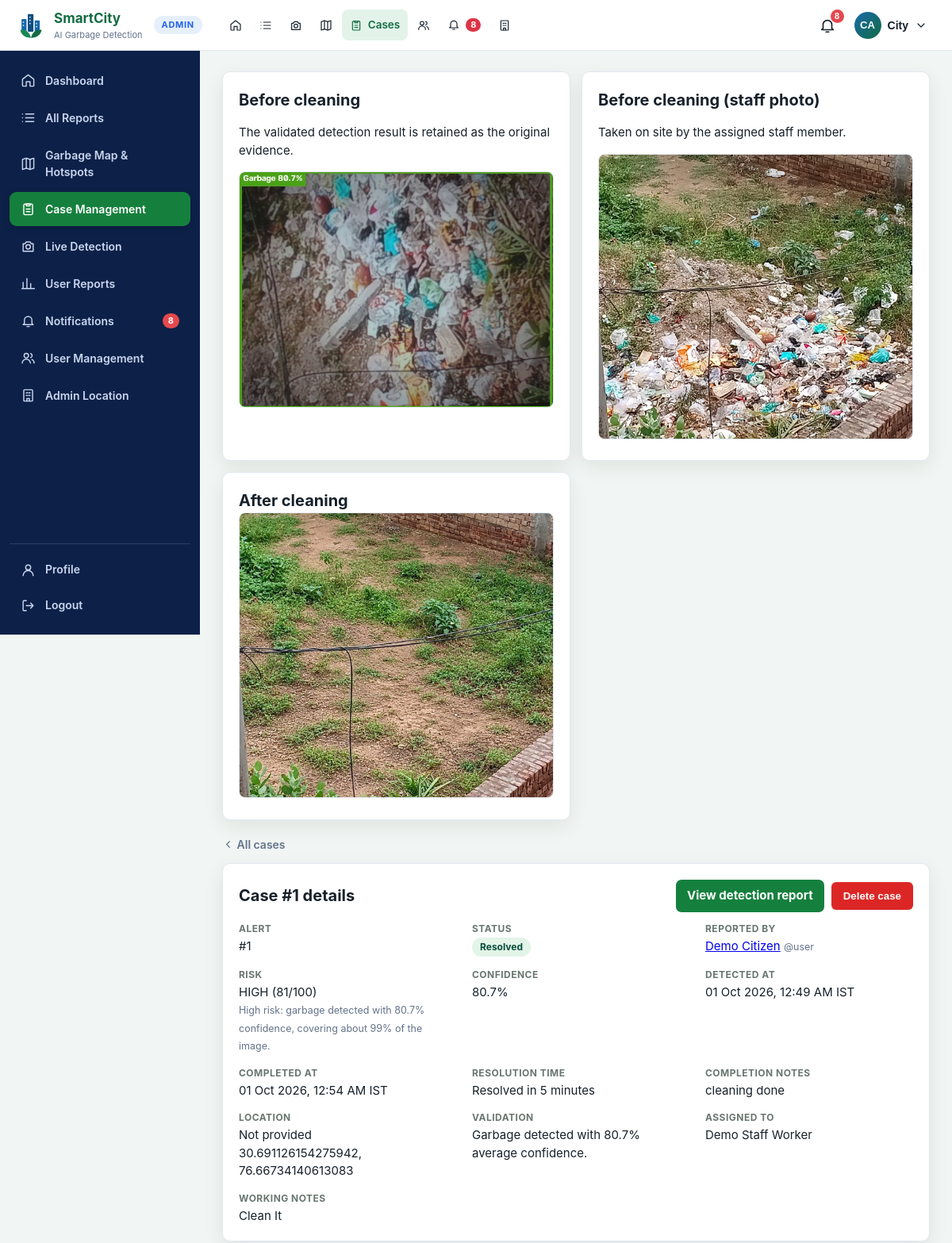
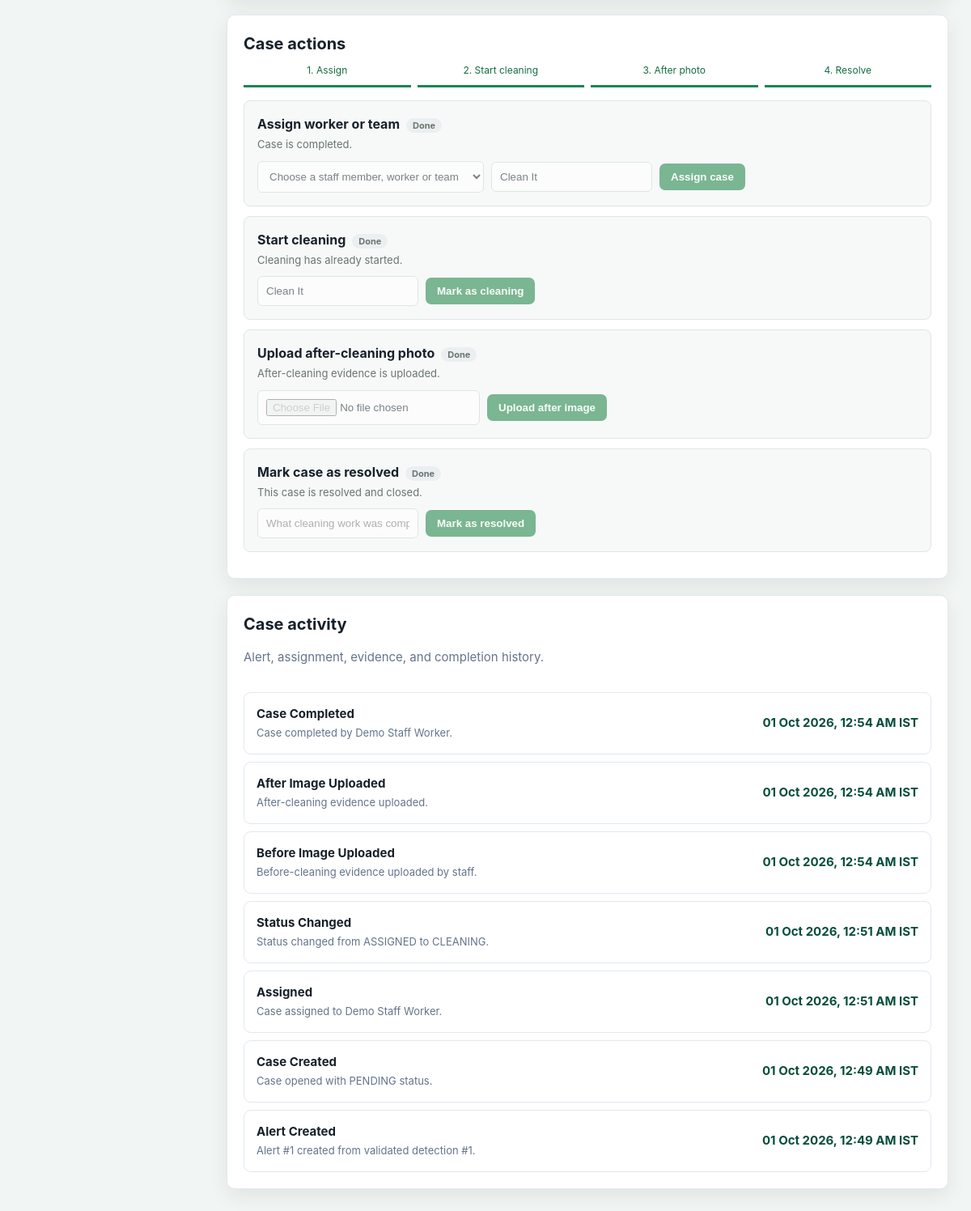
The page /admin/cases/1 (signed in) on the database its author committed (2 pictures, top to bottom).
### tables this page shows
CREATE TABLE users (
    id INTEGER PRIMARY KEY AUTOINCREMENT,
    username TEXT NOT NULL UNIQUE COLLATE NOCASE,
    email TEXT UNIQUE COLLATE NOCASE,
    full_name TEXT NOT NULL,
    phone TEXT,
    password_hash TEXT NOT NULL,
    role TEXT NOT NULL DEFAULT 'user' CHECK(role IN ('admin', 'user', 'staff')),
    is_active INTEGER NOT NULL DEFAULT 1,
    created_at TEXT NOT NULL DEFAULT CURRENT_TIMESTAMP,
    last_login_at TEXT
);

CREATE TABLE detections (
    id INTEGER PRIMARY KEY AUTOINCREMENT,
    created_at TEXT NOT NULL DEFAULT CURRENT_TIMESTAMP,
    detection_count INTEGER NOT NULL,
    confidence REAL,
    image_path TEXT NOT NULL,
    result_path TEXT NOT NULL,
    latitude REAL,
    longitude REAL,
    address TEXT,
    source TEXT NOT NULL CHECK(source IN ('upload', 'camera'))
, image_hash TEXT, box_area_ratio REAL, is_valid INTEGER NOT NULL DEFAULT 1, validation_reason TEXT, is_duplicate INTEGER NOT NULL DEFAULT 0, duplicate_reason TEXT, risk_level TEXT, risk_score INTEGER, risk_reason TEXT, user_id INTEGER);

CREATE TABLE cases (
    id INTEGER PRIMARY KEY AUTOINCREMENT,
    alert_id INTEGER NOT NULL UNIQUE REFERENCES alerts(id),
    detection_id INTEGER NOT NULL UNIQUE REFERENCES detections(id),
    status TEXT NOT NULL DEFAULT 'PENDING' CHECK(status IN ('PENDING', 'ASSIGNED', 'CLEANING', 'COMPLETED')),
    assignee_id INTEGER REFERENCES assignees(id),
    notes TEXT,
    created_at TEXT NOT NULL DEFAULT CURRENT_TIMESTAMP,
    updated_at TEXT NOT NULL DEFAULT CURRENT_TIMESTAMP
, before_image_path TEXT, started_at TEXT, after_image_path TEXT, completed_at TEXT, completion_notes TEXT, resolution_minutes INTEGER);

CREATE TABLE alerts (
    id INTEGER PRIMARY KEY AUTOINCREMENT,
    detection_id INTEGER NOT NULL UNIQUE REFERENCES detections(id),
    created_at TEXT NOT NULL DEFAULT CURRENT_TIMESTAMP,
    status TEXT NOT NULL DEFAULT 'PENDING',
    risk_level TEXT,
    risk_score INTEGER,
    confidence REAL,
    latitude REAL,
    longitude REAL,
    address TEXT
);

CREATE TABLE assignees (
    id INTEGER PRIMARY KEY AUTOINCREMENT,
    name TEXT NOT NULL UNIQUE,
    kind TEXT NOT NULL CHECK(kind IN ('WORKER', 'TEAM')),
    is_demo INTEGER NOT NULL DEFAULT 1
, user_id INTEGER);

CREATE TABLE case_events (
    id INTEGER PRIMARY KEY AUTOINCREMENT,
    case_id INTEGER NOT NULL REFERENCES cases(id),
    event_type TEXT NOT NULL,
    message TEXT NOT NULL,
    created_at TEXT NOT NULL DEFAULT CURRENT_TIMESTAMP
);

### app/main.py (the view)
    @app.get("/admin/cases/<int:case_id>")
    @admin_required
    def case_detail(case_id):
        case = db.get_case(app.config["DATABASE"], case_id)
        if case is None:
            abort(404)
        detection = db.get_detection(app.config["DATABASE"], case["detection_id"])
        return render_template(
            "case_detail.html",
            case=case,
            reporter=db.get_user(app.config["DATABASE"], detection["user_id"]) if detection else None,
            assignees=db.list_assignees(app.config["DATABASE"]),
            events=db.list_case_events(app.config["DATABASE"], case_id),
            issues=db.list_case_issues(app.config["DATABASE"], case_id),
        )

### app/templates/case_detail.html (shortened to what this page needs)
{% extends 'admin_base.html' %}{% from '_icons.html' import icon %}
{% block content %}
<section class="evidence-grid">
  <div class="panel result-image"><h2>Before cleaning</h2><p>The validated detection result is retained as the original evidence.</p><img src="{{ url_for('static', filename=case['result_path']) }}" alt="Garbage before cleaning for case {{ case['id'] }}"></div>
  {% if case['before_image_path'] %}<div class="panel result-image"><h2>Before cleaning (staff photo)</h2><p>Taken on site by the assigned staff member.</p><img src="{{ url_for('static', filename=case['before_image_path']) }}" alt="Staff before-cleaning evidence for case {{ case['id'] }}"></div>{% endif %}
  <div class="panel result-image"><h2>After cleaning</h2>{% if case['after_image_path'] %}<img src="{{ url_for('static', filename=case['after_image_path']) }}" alt="After-cleaning evidence for case {{ case['id'] }}">{% else %}<div class="empty compact"><b>Not uploaded yet</b><p>Upload a valid after-cleaning image before completing this case.</p></div>{% endif %}</div>
</section>
<div class="crumbs"><a href="{{ url_for('cases') }}">{{ icon('back', 15) }} All cases</a></div>
<section class="panel case-summary"><div class="panel-heading"><h2>Case #{{ case['id'] }} details</h2><div class="actions"><a class="button" href="{{ url_for('report', detection_id=case['detection_id']) }}">View detection report</a><form method="post" action="{{ url_for('delete_case', case_id=case['id']) }}" data-confirm="Delete Case #{{ case['id'] }} and its report? This cannot be undone."><button class="danger" type="submit">Delete case</button></form></div></div><dl class="case-dl"><div class="cd"><dt>Alert</dt><dd>#{{ case['alert_id'] }}</dd></div><div class="cd"><dt>Status</dt><dd><span class="pill {{ case['status']|status_class }}">{{ case['status']|status_label }}</span></dd></div><div class="cd"><dt>Reported by</dt><dd>{% if reporter %}<a href="{{ url_for('admin_reports', user=reporter['id']) }}">{{ reporter['full_name'] }}</a> <small>@{{ reporter['username'] }}</small>{% else %}Unknown / deleted account{% endif %}</dd></div><div class="cd"><dt>Risk</dt><dd>{{ case['risk_level'] }} ({{ case['risk_score'] }}/100)<br><small>{{ case['risk_reason'] }}</small></dd></div><div class="cd"><dt>Confidence</dt><dd>{{ case['confidence']|percent }}</dd></div><div class="cd"><dt>Detected at</dt><dd>{{ case['created_at']|india_datetime }}</dd></div>{% if case['completed_at'] %}<div class="cd"><dt>Completed at</dt><dd>{{ case['completed_at']|india_datetime }}</dd></div><div class="cd"><dt>Resolution time</dt><dd>Resolved in {{ case['resolution_minutes']|duration }}</dd></div><div class="cd"><dt>Completion notes</dt><dd>{{ case['completion_notes'] }}</dd></div>{% endif %}<div class="cd"><dt>Location</dt><dd>{{ case['address'] or 'Not provided' }}{% if case['latitude'] is not none %}<br>{{ case['latitude'] }}, {{ case['longitude'] }}{% endif %}</dd></div><div class="cd"><dt>Validation</dt><dd>{{ case['validation_reason'] }}</dd></div>{% if case['is_duplicate'] %}<div class="cd"><dt>Repeated location</dt><dd>{{ case['duplicate_reason'] }}</dd></div>{% endif %}<div class="cd"><dt>Assigned to</dt><dd>{{ case['assignee_name'] or 'Unassigned' }}</dd></div><div class="cd"><dt>Working notes</dt><dd>{{ case['notes'] or 'None' }}</dd></div></dl></section>
{% set st = case['status'] %}
{% set has_after = case['after_image_path'] %}
<section class="panel">
  <h2>Case actions</h2>
  <ol class="wf-steps">
    <li class="{{ 'done' if st != 'PENDING' else 'current' }}">1. Assign</li>
    <li class="{{ 'done' if st in ['CLEANING','COMPLETED'] else ('current' if st == 'ASSIGNED' else '') }}">2. Start cleaning</li>
    <li class="{{ 'done' if has_after else ('current' if st == 'CLEANING' else '') }}">3. After photo</li>
    <li class="{{ 'done' if st == 'COMPLETED' else ('current' if st == 'CLEANING' and has_after else '') }}">4. Resolve</li>
  </ol>
  <div class="wf-step {{ 'active' if st in ['PENDING','ASSIGNED'] else 'locked' }}">
    <h3>Assign worker or team{% if st in ['PENDING','ASSIGNED'] %}<span class="wf-badge">{{ 'Reassign' if st == 'ASSIGNED' else 'Do this now' }}</span>{% else %}<span class="wf-badge locked">{{ 'Done' if st != 'PENDING' else '' }}</span>{% endif %}</h3>
    <p class="hint">{% if st == 'COMPLETED' %}Case is completed.{% elif st == 'CLEANING' %}Assignment is locked once cleaning has started.{% else %}Choose who will clean this location.{% endif %}</p>
    <form method="post" action="{{ url_for('assign_case', case_id=case['id']) }}"><fieldset {% if st not in ['PENDING','ASSIGNED'] %}disabled{% endif %}>
      <select name="assignee_id" required><option value="">Choose a staff member, worker or team</option></select>
      <input name="notes" maxlength="1000" value="{{ case['notes'] or '' }}" placeholder="Assignment notes">
      <button class="button" type="submit">Assign case</button>
    </fieldset></form>
  </div>
  <div class="wf-step {{ 'active' if st == 'ASSIGNED' else 'locked' }}">
    <h3>Start cleaning{% if st == 'ASSIGNED' %}<span class="wf-badge">Do this now</span>{% elif st in ['CLEANING','COMPLETED'] %}<span class="wf-badge locked">Done</span>{% else %}<span class="wf-badge locked">Locked</span>{% endif %}</h3>
    <p class="hint">{% if st == 'PENDING' %}Assign a worker or team first.{% elif st == 'ASSIGNED' %}Mark the case as cleaning when work begins.{% else %}Cleaning has already started.{% endif %}</p>
    <form method="post" action="{{ url_for('update_case_status', case_id=case['id']) }}"><fieldset {% if st != 'ASSIGNED' %}disabled{% endif %}>
      <input name="notes" maxlength="1000" value="{{ case['notes'] or '' }}" placeholder="Cleaning notes">
      <button class="button" type="submit">Mark as cleaning</button>
    </fieldset></form>
  </div>
  <div class="wf-step {{ 'active' if st == 'CLEANING' and not has_after else 'locked' }}">
    <h3>Upload after-cleaning photo{% if st == 'CLEANING' and not has_after %}<span class="wf-badge">Do this now</span>{% elif has_after %}<span class="wf-badge locked">Done</span>{% else %}<span class="wf-badge locked">Locked</span>{% endif %}</h3>
    <p class="hint">{% if st in ['PENDING','ASSIGNED'] %}Available after the case is marked as cleaning.{% elif has_after %}After-cleaning evidence is uploaded.{% else %}Upload a clear photo of the cleaned location (JPG, PNG or WEBP).{% endif %}</p>
    <form method="post" enctype="multipart/form-data" action="{{ url_for('upload_after_image', case_id=case['id']) }}"><fieldset {% if not (st == 'CLEANING' and not has_after) %}disabled{% endif %}>
      <input type="file" name="after_image" accept=".jpg,.jpeg,.png,.webp,image/jpeg,image/png,image/webp" required>
      <button class="button" type="submit">Upload after image</button>
    </fieldset></form>
  </div>
  <div class="wf-step {{ 'active' if st == 'CLEANING' and has_after else 'locked' }}">
    <h3>Mark case as resolved{% if st == 'CLEANING' and has_after %}<span class="wf-badge">Do this now</span>{% elif st == 'COMPLETED' %}<span class="wf-badge locked">Done</span>{% else %}<span class="wf-badge locked">Locked</span>{% endif %}</h3>
    <p class="hint">{% if st == 'COMPLETED' %}This case is resolved and closed.{% elif st == 'CLEANING' and has_after %}Add completion notes to close this case.{% else %}Available after the after-cleaning photo is uploaded.{% endif %}</p>
    <form method="post" action="{{ url_for('complete_case', case_id=case['id']) }}"><fieldset {% if not (st == 'CLEANING' and has_after) %}disabled{% endif %}>
      <input name="completion_notes" maxlength="1000" required placeholder="What cleaning work was completed?">
      <button class="button" type="submit">Mark as resolved</button>
    </fieldset></form>
  </div>
</section>
<section class="panel"><div class="panel-heading"><div><h2>Case activity</h2><p>Alert, assignment, evidence, and completion history.</p></div></div>{% if events %}<div class="activity-list">{% for event in events %}<div class="activity"><div><strong>{{ event['event_type'].replace('_', ' ').title() }}</strong><span>{{ event['message'] }}</span></div><b>{{ event['created_at']|india_datetime }}</b></div>{% endfor %}</div>{% endif %}</section>
{% endblock %}

### app/templates/_profile_menu.html (shortened to what this page needs)
{% from '_icons.html' import icon %}
{% if current_user %}
<div class="profile-menu" data-dropdown>
  <button class="profile-trigger" type="button" data-dropdown-toggle aria-haspopup="menu" aria-expanded="false" aria-label="Account menu">
    <span class="avatar">{{ user_initials }}</span>
    <span class="profile-name">{{ current_user['full_name'].split()[0] }}</span>
    {{ icon('chevron', 16) }}
  </button>
</div>
{% else %}
<div class="auth-links"><a class="button secondary" href="{{ url_for('login') }}">Login</a><a class="button" href="{{ url_for('register') }}">Register</a></div>
{% endif %}

### rows shown on the page
users: full_name "City"
detections: result_path (picture), risk_reason "High risk: garbage detected with 80.7% confidence, covering about 99% of the image.", validation_reason "Garbage detected with 80.7% average confidence."
cases: before_image_path (picture), after_image_path (picture), id "1", alert_id "1", status|status_label "Resolved", created_at|india_datetime "01 Oct 2026, 12:49 AM IST", completed_at|india_datetime "01 Oct 2026, 12:54 AM IST", resolution_minutes|duration "5 minutes", completion_notes "cleaning done", notes "Clean It", status "Done"
users: full_name "Demo Citizen", username "user"
alerts: risk_level "HIGH", risk_score "81", confidence|percent "80.7%", latitude "30.691126154275942", longitude "76.66734140613083"
assignees: name "Demo Staff Worker"
case_events: event_type.replace "Case Completed", message "Case completed by Demo Staff Worker.", created_at|india_datetime "01 Oct 2026, 12:54 AM IST"
case_events: event_type.replace "After Image Uploaded", message "After-cleaning evidence uploaded.", created_at|india_datetime "01 Oct 2026, 12:54 AM IST"
case_events: event_type.replace "Before Image Uploaded", message "Before-cleaning evidence uploaded by staff.", created_at|india_datetime "01 Oct 2026, 12:54 AM IST"
case_events: event_type.replace "Status Changed", message "Status changed from ASSIGNED to CLEANING.", created_at|india_datetime "01 Oct 2026, 12:51 AM IST"
case_events: event_type.replace "Assigned", message "Case assigned to Demo Staff Worker.", created_at|india_datetime "01 Oct 2026, 12:51 AM IST"
case_events: event_type.replace "Case Created", message "Case opened with PENDING status.", created_at|india_datetime "01 Oct 2026, 12:49 AM IST"
case_events: event_type.replace "Alert Created", message "Alert #1 created from validated detection #1.", created_at|india_datetime "01 Oct 2026, 12:49 AM IST"

### other values the page prints
{{ label }} "Cases"
{{ unread_notifications }} "8"
{{ user_initials }} "CA"
{{ label }} "Dashboard" "All Reports" "Garbage Map & Hotspots" "Case Management" "Live Detection" "User Reports" "Notifications" "User Management" "Admin Location"
{{ case['address'] or 'Not provided' }} "Not provided"
